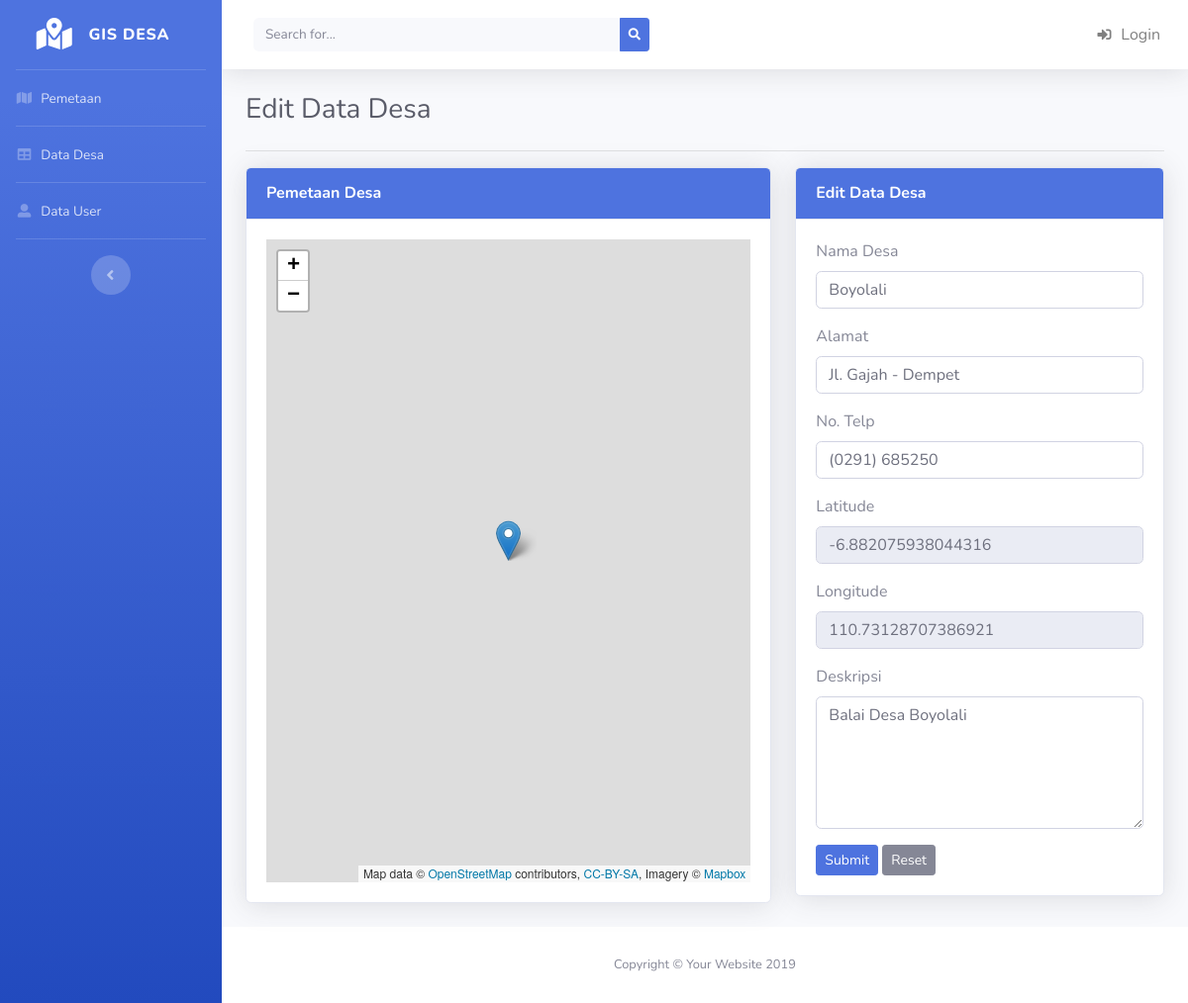
Screenshot of /desa/edit/1 with the database file from the repository.
### tables this page shows
CREATE TABLE `tb_desa` (
  `id_desa` int(11) NOT NULL,
  `nama_desa` varchar(20) NOT NULL,
  `alamat` varchar(100) NOT NULL,
  `telp` varchar(15) NOT NULL,
  `latitude` varchar(100) NOT NULL,
  `longitude` varchar(100) NOT NULL,
  `deskripsi` text NOT NULL
);

### application/views/layout/v_content.php (called while the page is built)
<?php
if ($isi) {
    $this->load->view($isi);
}

### application/views/layout/v_wrapper.php (called while the page is built)
<?php
require_once('v_head.php');
require_once('v_header.php');
require_once('v_nav.php');
require_once('v_content.php');
require_once('v_footer.php');

### application/controllers/Desa.php (called while the page is built, shortened)
<?php
class Desa extends CI_Controller
{
    public function __construct()
    {
        $this->load->model('m_desa');
    }
    public function edit($id_desa)
    {
        $this->form_validation->set_rules('nama_desa', 'Nama Desa', 'required', array(
            'required' => '%s Harus diisi !!'
        ));
        $this->form_validation->set_rules('alamat', 'Alamat', 'required', array(
            'required' => '%s Harus diisi !!'
        ));
        $this->form_validation->set_rules('telp', 'No Telp', 'required', array(
            'required' => '%s Harus diisi !!'
        ));
        $this->form_validation->set_rules('latitude', 'Latitude', 'required', array(
            'required' => '%s Harus diisi !!'
        ));
        $this->form_validation->set_rules('longitude', 'Longitude', 'required', array(
            'required' => '%s Harus diisi !!'
        ));
        $this->form_validation->set_rules('deskripsi', 'Deskripsi', 'required', array(
            'required' => '%s Harus diisi !!'
        ));
        if ($this->form_validation->run() == FALSE) {
            $data = array(
                'title'  => 'GIS Desa se Kecamatan Gajah',
                'title1' => 'Edit Data Desa',
                'title2' => 'Pemetaan Desa',
                'desa'   => $this->m_desa->detail($id_desa),
                'isi'    => 'desa/v_edit'
            );
            $this->load->view('layout/v_wrapper', $data, FALSE);
        }
    }
}

### index.php (called while the page is built, shortened)
<?php
require_once BASEPATH.'core/CodeIgniter.php';

### application/models/M_desa.php (called while the page is built, shortened)
<?php
class M_desa extends CI_Model
{
    public function detail($id_desa)
    {
        $this->db->select('*');
        $this->db->from('tb_desa');
        $this->db->where('id_desa', $id_desa);
        return $this->db->get()->row();
    }
}

### application/views/desa/v_edit.php (the view, shortened to what this page needs)
<div class="row">
    <div class="col-md-7">
        <div class="card shadow mb-4">
            <div class="card-header bg-primary py-3">
                <h6 class="m-0 font-weight-bold text-white"><?= $title2; ?></h6>
            </div>
            <div class="card-body">
                <div id="mapidedit" style="width: 100%; height: 650px;"></div>
            </div>
        </div>
    </div>
    <div class="col-md-5">
        <div class="card shadow mb-4">
            <div class="card-header bg-primary py-3">
                <h6 class="m-0 font-weight-bold text-white"><?= $title1; ?></h6>
            </div>
            <div class="card-body">
                <?php
                echo form_open('desa/edit/' . $desa->id_desa);
                ?>
                <div class="form-group">
                    <label>Nama Desa</label>
                    <input type="text" name="nama_desa" value="<?= $desa->nama_desa ?>" class="form-control" placeholder="Masukkan Nama Desa">
                </div>
                <div class="form-group">
                    <label>Alamat</label>
                    <input type="text" name="alamat" value="<?= $desa->alamat ?>" class="form-control" placeholder="Masukkan Alamat">
                </div>
                <div class="form-group">
                    <label>No. Telp</label>
                    <input type="text" name="telp" value="<?= $desa->telp ?>" class="form-control" placeholder="Masukkan No Telp">
                </div>
                <div class="form-group">
                    <label>Latitude</label>
                    <input type="text" name="latitude" value="<?= $desa->latitude ?>" class="form-control" id="Latitude" placeholder="Latitude" readonly>
                </div>
                <div class="form-group">
                    <label>Longitude</label>
                    <input type="text" name="longitude" value="<?= $desa->longitude ?>" class="form-control" id="Longitude" placeholder="Longitude" readonly>
                </div>
                <div class="form-group">
                    <label>Deskripsi</label>
                    <textarea class="form-control" name="deskripsi" rows="5"><?= $desa->deskripsi ?></textarea>
                </div>
                <button type="submit" class="btn btn-primary btn-sm">Submit</button>
                <button type="reset" class="btn btn-secondary btn-sm">Reset</button>
            </div>
        </div>
    </div>
</div>

### rows the page displays
tb_desa: nama_desa "Boyolali", alamat "Jl. Gajah - Dempet", telp "(0291) 685250", latitude "-6.882075938044316", longitude "110.73128707386921", deskripsi "Balai Desa Boyolali"

### other values shown
$title1 "Edit Data Desa"
$title2 "Pemetaan Desa"
